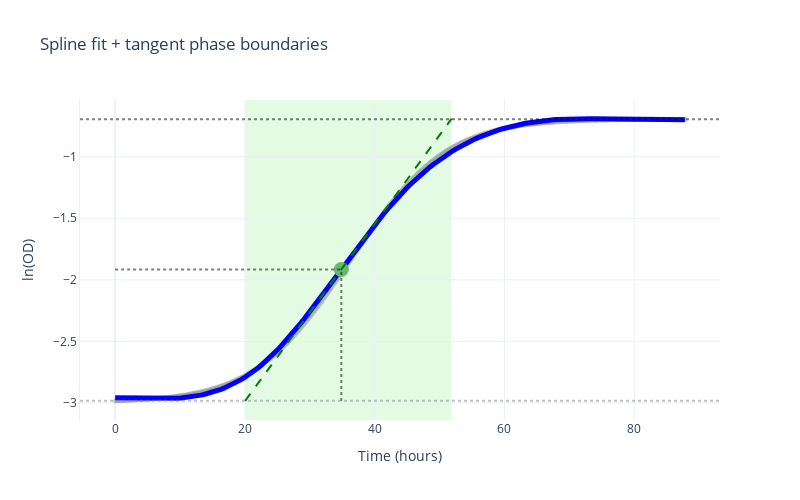
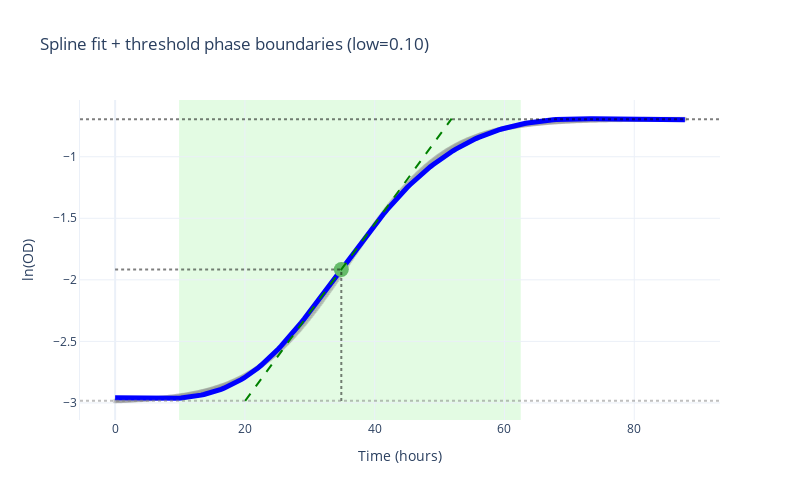
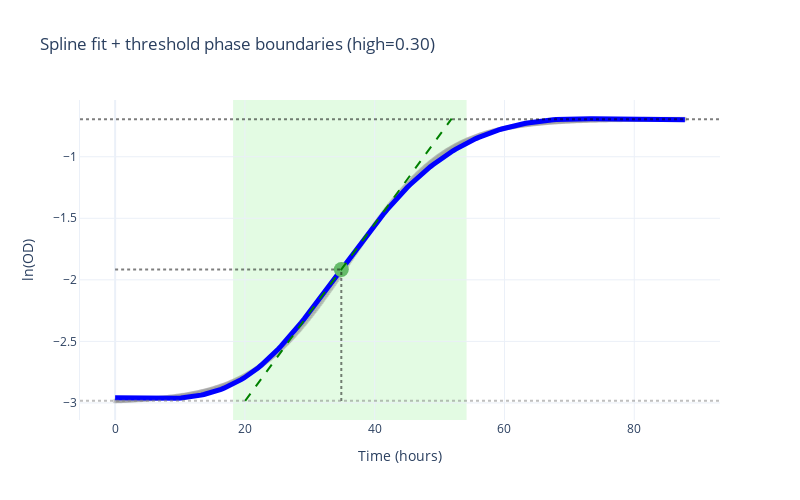

Notebook cell for these charts, in order:
### Code cell
def build_phase_plot(label, stats, fitted_model):
    fig = gc.plot.create_base_plot(time, data, scale="log")
    # All annotations shown by default, including tangent line
    fig = gc.plot.annotate_plot(
        fig,
        fit_result=fitted_model,
        stats=stats,
        scale="log",
    )
    fig.update_layout(title=label, height=500, width=800, template="plotly_white")
    return fig


# Create plots for each phase boundary method
fig_tangent = build_phase_plot(
    "Spline fit + tangent phase boundaries",
    phase_boundary_rows[0]["stats"],
    fit_spline,
)
fig_threshold_low = build_phase_plot(
    "Spline fit + threshold phase boundaries (low=0.10)",
    phase_boundary_rows[1]["stats"],
    fit_spline,
)
fig_threshold_high = build_phase_plot(
    "Spline fit + threshold phase boundaries (high=0.30)",
    phase_boundary_rows[2]["stats"],
    fit_spline,
)

fig_tangent.show()
fig_threshold_low.show()
fig_threshold_high.show()

### Figure 1 — Plotly figure (JSON) as saved in the notebook; plotly's stock layout.template omitted (floating-point values rounded to 4 significant figures; data arrays with more than 128 entries replaced by an {"elided": "..."} marker saying what was removed)
{"data": [{"marker": {"color": "gray", "opacity": 0.3, "size": 5}, "mode": "markers", "name": "Data", "showlegend": false, "type": "scatter", "x": {"elided": "440 float values"}, "y": {"elided": "440 float values"}}, {"line": {"color": "blue", "width": 5}, "mode": "lines", "name": "Fitted curve", "showlegend": false, "type": "scatter", "x": {"elided": "200 float values"}, "y": {"elided": "200 float values"}}, {"marker": {"color": "#66BB6A", "size": 15, "symbol": "circle"}, "mode": "markers", "showlegend": false, "type": "scatter", "x": [34.86], "y": [-1.916]}, {"hovertemplate": "Tangent line at μmax<extra></extra>", "line": {"color": "green", "dash": "dash", "width": 2}, "mode": "lines", "name": "umax tangent", "showlegend": false, "type": "scatter", "x": [20.04, 20.36, 20.68, 21.0, 21.33, 21.65, 21.97, 22.29, 22.61, 22.93, 23.25, 23.58, 23.9, 24.22, 24.54, 24.86, 25.18, 25.5, 25.83, 26.15, 26.47, 26.79, 27.11, 27.43, 27.75, 28.08, 28.4, 28.72, 29.04, 29.36, 29.68, 30.0, 30.33, 30.65, 30.97, 31.29, 31.61, 31.93, 32.25, 32.58, 32.9, 33.22, 33.54, 33.86, 34.18, 34.5, 34.83, 35.15, 35.47, 35.79, 36.11, 36.43, 36.75, 37.08, 37.4, 37.72, 38.04, 38.36, 38.68, 39.0, 39.33, 39.65, 39.97, 40.29, 40.61, 40.93, 41.25, 41.58, 41.9, 42.22, 42.54, 42.86, 43.18, 43.5, 43.83, 44.15, 44.47, 44.79, 45.11, 45.43, 45.76, 46.08, 46.4, 46.72, 47.04, 47.36, 47.68, 48.01, 48.33, 48.65, 48.97, 49.29, 49.61, 49.93, 50.26, 50.58, 50.9, 51.22, 51.54, 51.86], "y": [-2.983, -2.96, -2.937, -2.914, -2.891, -2.868, -2.844, -2.821, -2.798, -2.775, -2.752, -2.729, -2.705, -2.682, -2.659, -2.636, -2.613, -2.59, -2.566, -2.543, -2.52, -2.497, -2.474, -2.451, -2.428, -2.404, -2.381, -2.358, -2.335, -2.312, -2.289, -2.265, -2.242, -2.219, -2.196, -2.173, -2.15, -2.126, -2.103, -2.08, -2.057, -2.034, -2.011, -1.988, -1.964, -1.941, -1.918, -1.895, -1.872, -1.849, -1.825, -1.802, -1.779, -1.756, -1.733, -1.71, -1.686, -1.663, -1.64, -1.617, -1.594, -1.571, -1.548, -1.524, -1.501, -1.478, -1.455, -1.432, -1.409, -1.385, -1.362, -1.339, -1.316, -1.293, -1.27, -1.246, -1.223, -1.2, -1.177, -1.154, -1.131, -1.107, -1.084, -1.061, -1.038, -1.015, -0.9917, -0.9685, -0.9454, -0.9222, -0.8991, -0.8759, -0.8527, -0.8296, -0.8064, -0.7833, -0.7601, -0.737, -0.7138, -0.6906]}], "layout": {"height": 500, "hovermode": "closest", "shapes": [{"fillcolor": "lightgreen", "layer": "below", "line": {"width": 0}, "opacity": 0.25, "type": "rect", "x0": 20.04, "x1": 51.81, "xref": "x", "y0": 0, "y1": 1, "yref": "y domain"}, {"line": {"color": "black", "dash": "dot", "width": 2}, "opacity": 0.5, "type": "line", "x0": 34.86, "x1": 34.86, "y0": -2.983, "y1": -1.916}, {"line": {"color": "black", "dash": "dot", "width": 2}, "opacity": 0.5, "type": "line", "x0": 0, "x1": 34.86, "y0": -1.916, "y1": -1.916}, {"line": {"color": "black", "dash": "dot", "width": 2}, "opacity": 0.5, "type": "line", "x0": 0, "x1": 1, "xref": "x domain", "y0": -0.6944, "y1": -0.6944, "yref": "y"}, {"line": {"color": "gray", "dash": "dot", "width": 2}, "opacity": 0.5, "type": "line", "x0": 0, "x1": 1, "xref": "x domain", "y0": -2.981, "y1": -2.981, "yref": "y"}], "showlegend": false, "title": {"text": "Spline fit + tangent phase boundaries"}, "width": 800, "xaxis": {"range": [0, null], "title": {"text": "Time (hours)"}}, "yaxis": {"showline": true, "title": {"text": "ln(OD)"}, "visible": true}}}

### Figure 2 — Plotly figure (JSON) as saved in the notebook; plotly's stock layout.template omitted (floating-point values rounded to 4 significant figures; data arrays with more than 128 entries replaced by an {"elided": "..."} marker saying what was removed)
{"data": [{"marker": {"color": "gray", "opacity": 0.3, "size": 5}, "mode": "markers", "name": "Data", "showlegend": false, "type": "scatter", "x": {"elided": "440 float values"}, "y": {"elided": "440 float values"}}, {"line": {"color": "blue", "width": 5}, "mode": "lines", "name": "Fitted curve", "showlegend": false, "type": "scatter", "x": {"elided": "200 float values"}, "y": {"elided": "200 float values"}}, {"marker": {"color": "#66BB6A", "size": 15, "symbol": "circle"}, "mode": "markers", "showlegend": false, "type": "scatter", "x": [34.86], "y": [-1.916]}, {"hovertemplate": "Tangent line at μmax<extra></extra>", "line": {"color": "green", "dash": "dash", "width": 2}, "mode": "lines", "name": "umax tangent", "showlegend": false, "type": "scatter", "x": [20.04, 20.36, 20.68, 21.0, 21.33, 21.65, 21.97, 22.29, 22.61, 22.93, 23.25, 23.58, 23.9, 24.22, 24.54, 24.86, 25.18, 25.5, 25.83, 26.15, 26.47, 26.79, 27.11, 27.43, 27.75, 28.08, 28.4, 28.72, 29.04, 29.36, 29.68, 30.0, 30.33, 30.65, 30.97, 31.29, 31.61, 31.93, 32.25, 32.58, 32.9, 33.22, 33.54, 33.86, 34.18, 34.5, 34.83, 35.15, 35.47, 35.79, 36.11, 36.43, 36.75, 37.08, 37.4, 37.72, 38.04, 38.36, 38.68, 39.0, 39.33, 39.65, 39.97, 40.29, 40.61, 40.93, 41.25, 41.58, 41.9, 42.22, 42.54, 42.86, 43.18, 43.5, 43.83, 44.15, 44.47, 44.79, 45.11, 45.43, 45.76, 46.08, 46.4, 46.72, 47.04, 47.36, 47.68, 48.01, 48.33, 48.65, 48.97, 49.29, 49.61, 49.93, 50.26, 50.58, 50.9, 51.22, 51.54, 51.86], "y": [-2.983, -2.96, -2.937, -2.914, -2.891, -2.868, -2.844, -2.821, -2.798, -2.775, -2.752, -2.729, -2.705, -2.682, -2.659, -2.636, -2.613, -2.59, -2.566, -2.543, -2.52, -2.497, -2.474, -2.451, -2.428, -2.404, -2.381, -2.358, -2.335, -2.312, -2.289, -2.265, -2.242, -2.219, -2.196, -2.173, -2.15, -2.126, -2.103, -2.08, -2.057, -2.034, -2.011, -1.988, -1.964, -1.941, -1.918, -1.895, -1.872, -1.849, -1.825, -1.802, -1.779, -1.756, -1.733, -1.71, -1.686, -1.663, -1.64, -1.617, -1.594, -1.571, -1.548, -1.524, -1.501, -1.478, -1.455, -1.432, -1.409, -1.385, -1.362, -1.339, -1.316, -1.293, -1.27, -1.246, -1.223, -1.2, -1.177, -1.154, -1.131, -1.107, -1.084, -1.061, -1.038, -1.015, -0.9917, -0.9685, -0.9454, -0.9222, -0.8991, -0.8759, -0.8527, -0.8296, -0.8064, -0.7833, -0.7601, -0.737, -0.7138, -0.6906]}], "layout": {"height": 500, "hovermode": "closest", "shapes": [{"fillcolor": "lightgreen", "layer": "below", "line": {"width": 0}, "opacity": 0.25, "type": "rect", "x0": 9.855, "x1": 62.51, "xref": "x", "y0": 0, "y1": 1, "yref": "y domain"}, {"line": {"color": "black", "dash": "dot", "width": 2}, "opacity": 0.5, "type": "line", "x0": 34.86, "x1": 34.86, "y0": -2.983, "y1": -1.916}, {"line": {"color": "black", "dash": "dot", "width": 2}, "opacity": 0.5, "type": "line", "x0": 0, "x1": 34.86, "y0": -1.916, "y1": -1.916}, {"line": {"color": "black", "dash": "dot", "width": 2}, "opacity": 0.5, "type": "line", "x0": 0, "x1": 1, "xref": "x domain", "y0": -0.6944, "y1": -0.6944, "yref": "y"}, {"line": {"color": "gray", "dash": "dot", "width": 2}, "opacity": 0.5, "type": "line", "x0": 0, "x1": 1, "xref": "x domain", "y0": -2.981, "y1": -2.981, "yref": "y"}], "showlegend": false, "title": {"text": "Spline fit + threshold phase boundaries (low=0.10)"}, "width": 800, "xaxis": {"range": [0, null], "title": {"text": "Time (hours)"}}, "yaxis": {"showline": true, "title": {"text": "ln(OD)"}, "visible": true}}}

### Figure 3 — Plotly figure (JSON) as saved in the notebook; plotly's stock layout.template omitted (floating-point values rounded to 4 significant figures; data arrays with more than 128 entries replaced by an {"elided": "..."} marker saying what was removed)
{"data": [{"marker": {"color": "gray", "opacity": 0.3, "size": 5}, "mode": "markers", "name": "Data", "showlegend": false, "type": "scatter", "x": {"elided": "440 float values"}, "y": {"elided": "440 float values"}}, {"line": {"color": "blue", "width": 5}, "mode": "lines", "name": "Fitted curve", "showlegend": false, "type": "scatter", "x": {"elided": "200 float values"}, "y": {"elided": "200 float values"}}, {"marker": {"color": "#66BB6A", "size": 15, "symbol": "circle"}, "mode": "markers", "showlegend": false, "type": "scatter", "x": [34.86], "y": [-1.916]}, {"hovertemplate": "Tangent line at μmax<extra></extra>", "line": {"color": "green", "dash": "dash", "width": 2}, "mode": "lines", "name": "umax tangent", "showlegend": false, "type": "scatter", "x": [20.04, 20.36, 20.68, 21.0, 21.33, 21.65, 21.97, 22.29, 22.61, 22.93, 23.25, 23.58, 23.9, 24.22, 24.54, 24.86, 25.18, 25.5, 25.83, 26.15, 26.47, 26.79, 27.11, 27.43, 27.75, 28.08, 28.4, 28.72, 29.04, 29.36, 29.68, 30.0, 30.33, 30.65, 30.97, 31.29, 31.61, 31.93, 32.25, 32.58, 32.9, 33.22, 33.54, 33.86, 34.18, 34.5, 34.83, 35.15, 35.47, 35.79, 36.11, 36.43, 36.75, 37.08, 37.4, 37.72, 38.04, 38.36, 38.68, 39.0, 39.33, 39.65, 39.97, 40.29, 40.61, 40.93, 41.25, 41.58, 41.9, 42.22, 42.54, 42.86, 43.18, 43.5, 43.83, 44.15, 44.47, 44.79, 45.11, 45.43, 45.76, 46.08, 46.4, 46.72, 47.04, 47.36, 47.68, 48.01, 48.33, 48.65, 48.97, 49.29, 49.61, 49.93, 50.26, 50.58, 50.9, 51.22, 51.54, 51.86], "y": [-2.983, -2.96, -2.937, -2.914, -2.891, -2.868, -2.844, -2.821, -2.798, -2.775, -2.752, -2.729, -2.705, -2.682, -2.659, -2.636, -2.613, -2.59, -2.566, -2.543, -2.52, -2.497, -2.474, -2.451, -2.428, -2.404, -2.381, -2.358, -2.335, -2.312, -2.289, -2.265, -2.242, -2.219, -2.196, -2.173, -2.15, -2.126, -2.103, -2.08, -2.057, -2.034, -2.011, -1.988, -1.964, -1.941, -1.918, -1.895, -1.872, -1.849, -1.825, -1.802, -1.779, -1.756, -1.733, -1.71, -1.686, -1.663, -1.64, -1.617, -1.594, -1.571, -1.548, -1.524, -1.501, -1.478, -1.455, -1.432, -1.409, -1.385, -1.362, -1.339, -1.316, -1.293, -1.27, -1.246, -1.223, -1.2, -1.177, -1.154, -1.131, -1.107, -1.084, -1.061, -1.038, -1.015, -0.9917, -0.9685, -0.9454, -0.9222, -0.8991, -0.8759, -0.8527, -0.8296, -0.8064, -0.7833, -0.7601, -0.737, -0.7138, -0.6906]}], "layout": {"height": 500, "hovermode": "closest", "shapes": [{"fillcolor": "lightgreen", "layer": "below", "line": {"width": 0}, "opacity": 0.25, "type": "rect", "x0": 18.18, "x1": 54.16, "xref": "x", "y0": 0, "y1": 1, "yref": "y domain"}, {"line": {"color": "black", "dash": "dot", "width": 2}, "opacity": 0.5, "type": "line", "x0": 34.86, "x1": 34.86, "y0": -2.983, "y1": -1.916}, {"line": {"color": "black", "dash": "dot", "width": 2}, "opacity": 0.5, "type": "line", "x0": 0, "x1": 34.86, "y0": -1.916, "y1": -1.916}, {"line": {"color": "black", "dash": "dot", "width": 2}, "opacity": 0.5, "type": "line", "x0": 0, "x1": 1, "xref": "x domain", "y0": -0.6944, "y1": -0.6944, "yref": "y"}, {"line": {"color": "gray", "dash": "dot", "width": 2}, "opacity": 0.5, "type": "line", "x0": 0, "x1": 1, "xref": "x domain", "y0": -2.981, "y1": -2.981, "yref": "y"}], "showlegend": false, "title": {"text": "Spline fit + threshold phase boundaries (high=0.30)"}, "width": 800, "xaxis": {"range": [0, null], "title": {"text": "Time (hours)"}}, "yaxis": {"showline": true, "title": {"text": "ln(OD)"}, "visible": true}}}
